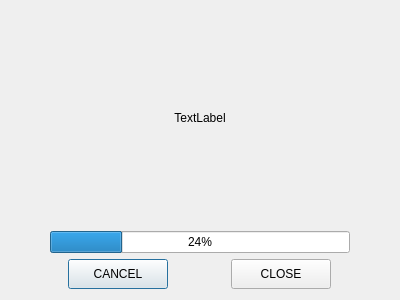
<?xml version="1.0" encoding="UTF-8"?>
<ui version="4.0">
 <class>TcpClient</class>
 <widget class="QDialog" name="TcpClient">
  <property name="geometry">
   <rect>
    <x>0</x>
    <y>0</y>
    <width>400</width>
    <height>300</height>
   </rect>
  </property>
  <property name="windowTitle">
   <string>Dialog</string>
  </property>
  <layout class="QVBoxLayout" name="verticalLayout">
   <item>
    <widget class="QLabel" name="tcpClientStatusLabel">
     <property name="text">
      <string>TextLabel</string>
     </property>
     <property name="alignment">
      <set>Qt::AlignCenter</set>
     </property>
    </widget>
   </item>
   <item>
    <layout class="QHBoxLayout" name="horizontalLayout">
     <item>
      <spacer name="horizontalSpacer">
       <property name="orientation">
        <enum>Qt::Horizontal</enum>
       </property>
       <property name="sizeHint" stdset="0">
        <size>
         <width>40</width>
         <height>20</height>
        </size>
       </property>
      </spacer>
     </item>
     <item>
      <widget class="QProgressBar" name="progressBar">
       <property name="sizePolicy">
        <sizepolicy hsizetype="Maximum" vsizetype="Fixed">
         <horstretch>0</horstretch>
         <verstretch>0</verstretch>
        </sizepolicy>
       </property>
       <property name="minimumSize">
        <size>
         <width>300</width>
         <height>0</height>
        </size>
       </property>
       <property name="value">
        <number>24</number>
       </property>
      </widget>
     </item>
     <item>
      <spacer name="horizontalSpacer_2">
       <property name="orientation">
        <enum>Qt::Horizontal</enum>
       </property>
       <property name="sizeHint" stdset="0">
        <size>
         <width>40</width>
         <height>20</height>
        </size>
       </property>
      </spacer>
     </item>
    </layout>
   </item>
   <item>
    <layout class="QHBoxLayout" name="horizontalLayout_2">
     <item>
      <widget class="QPushButton" name="cancelBtn">
       <property name="minimumSize">
        <size>
         <width>0</width>
         <height>30</height>
        </size>
       </property>
       <property name="maximumSize">
        <size>
         <width>100</width>
         <height>16777215</height>
        </size>
       </property>
       <property name="text">
        <string>CANCEL</string>
       </property>
      </widget>
     </item>
     <item>
      <widget class="QPushButton" name="closeBtn">
       <property name="minimumSize">
        <size>
         <width>0</width>
         <height>30</height>
        </size>
       </property>
       <property name="maximumSize">
        <size>
         <width>100</width>
         <height>16777215</height>
        </size>
       </property>
       <property name="text">
        <string>CLOSE</string>
       </property>
      </widget>
     </item>
    </layout>
   </item>
  </layout>
 </widget>
 <resources/>
 <connections/>
</ui>
